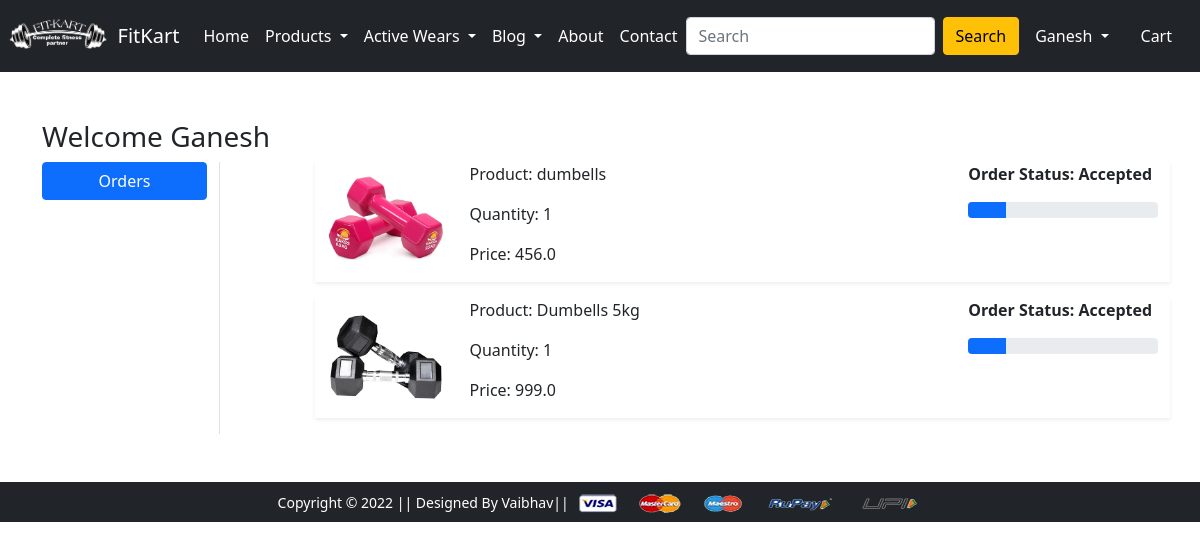
The page /orders/ (signed in) on the database its author committed.
### app/models.py (models this page shows, shortened)
class OrderPlaced(models.Model):
 user = models.ForeignKey(User, on_delete=models.CASCADE)
 customer = models.ForeignKey(Customer, on_delete=models.CASCADE)
 product = models.ForeignKey(Product, on_delete=models.CASCADE)
 quantity = models.PositiveIntegerField(default=1)
 ordered_date = models.DateTimeField(auto_now_add=True)
 status = models.CharField(max_length=50,choices=STATUS_CHOICES,default='Pending')
 @property
 def total_cost(self):
   return self.quantity * self.product.discounted_price

class Product(models.Model):
 title = models.CharField(max_length=100)
 selling_price = models.FloatField()
 discounted_price = models.FloatField()
 description = models.TextField()
 brand = models.CharField(max_length=100)
 category = models.CharField( choices=CATEGORY_CHOICES, max_length=2)
 product_image = models.ImageField(upload_to='productimg')

### app/views.py (the view)
# urls.py: path('orders/', views.orders, name='orders'),
@login_required
def orders(request):
	op = OrderPlaced.objects.filter(user=request.user)
	return render(request, 'app/orders.html', {'order_placed':op})

### app/templates/app/orders.html (shortened to what this page needs)
{% extends 'app/base.html' %}
{% load static %}
{% block main-content %}
<div class="container my-5">
 <div class="row">
 <h3>Welcome <span class="text-capitalize">{{request.user}}</span></h3>
  <div class="col-sm-2 border-end">
   <ul class="list-unstyled">
    <li class="d-grid"><a href="{% url 'orders' %}" class="btn btn-primary">Orders</a></li>
   </ul>
  </div>
  <div class="col-sm-9 offset-sm-1">
   <div class="row">
    {% for op in order_placed %}
     <div class="col-sm-12">
      <div class="row shadow-sm mb-3">
       <div class="col-sm-2"><img src="{{op.product.product_image.url}}" alt="" srcset="" class="img-fluid" height="150" width="150"></div>
       <div class="col-sm-7">
        <p>Product: {{op.product.title}}</p>
        <p>Quantity: {{op.quantity}}</p>
        <p>Price: {{op.total_cost}}</p>
       </div>
       <div class="col-sm-3 fw-bold">
        <p>Order Status: {{op.status}}</p>
         {% if op.status == 'Accepted' %}
         <div class="progress">
          <div class="progress-bar" role="progressbar" style="width: 20%" aria-valuenow="20" aria-valuemin="0" aria-valuemax="100"></div>
         </div>
         {% endif %}
        </div>
       </div>
      </div>
     </div>
    {% endfor %}
   </div>
  </div>
{% endblock main-content %}

### app/templates/app/base.html (shortened to what this page needs)
<!doctype html>
{% load static %}
<html lang="en">
  <head>
    <link href="https://cdn.jsdelivr.net/npm/bootstrap@5.0.0-beta1/dist/css/bootstrap.min.css" rel="stylesheet">
    <link rel="stylesheet" href="{% static 'app/css/owl.carousel.min.css' %}">
    <link rel="stylesheet" href="{% static 'app/css/all.min.css' %}">
    <link rel="stylesheet" href="{% static 'app/css/style.css' %}">
  </head>
  <body>
    <nav class="navbar navbar-expand-lg navbar-dark bg-dark">
      <div class="left">
        <img src="{% static 'app/images/logo.png' %}" alt="" srcset="" class="img-fluid my-0 mx-2 px-10 py-0 " height="1px" width="100px">
      </div>
     <div class="container">
       <a class="navbar-brand" href="/">FitKart</a>
       <div class="collapse navbar-collapse" id="navbarSupportedContent">
         <ul class="navbar-nav me-auto mb-2 mb-lg-0">
           <li class="nav-item">
             <a class="nav-link active" aria-current="page" href="/">Home</a>
           </li>
           <li class="nav-item dropdown">
             <a class="nav-link dropdown-toggle text-white" href="#" id="electronicsDropdown" role="button" data-bs-toggle="dropdown" aria-expanded="false">
               Products
             </a>
           </li>
           <li class="nav-item dropdown">
             <a class="nav-link dropdown-toggle text-white" href="#" id="fashionDropdown" role="button" data-bs-toggle="dropdown" aria-expanded="false">
               Active Wears
             </a>
           </li>
           <li class="nav-item dropdown">
            <a class="nav-link dropdown-toggle text-white" href="#" id="electronicsDropdown" role="button" data-bs-toggle="dropdown" aria-expanded="false">
              Blog
            </a>
          </li>
           <li class="nav-item">
            <a class="nav-link active" aria-current="page" href="{% url 'about' %}">About</a>
          </li>
          <li class="nav-item">
            <a class="nav-link active" aria-current="page" href="{% url 'contact' %}">Contact</a>
          </li>
         </ul>
         <form class="d-flex" method = "post">
           <input class="form-control me-2" type="search" placeholder="Search" aria-label="Search" name='s1'>
           <button class="btn btn-warning" type="submit">Search</button>
         </form>
         <div>
          <ul class="navbar-nav me-auto mb-2 mb-lg-0">
          {% if request.user.is_authenticated %}
           <li class="nav-item dropdown mx-2">
              <a class="nav-link dropdown-toggle text-white" href="#" id="profileDropdown" role="button" data-bs-toggle="dropdown" aria-expanded="false">
                {{request.user.username|capfirst}}
              </a>
            </li>
            <li class="nav-item mx-2">
              <a href="{% url 'showcart' %}" class="nav-link text-white"> Cart </a>
            </li>
            {% endif %}
          </ul>
         </div>
       </div>
     </div>
    </nav>
    {% block main-content %} {% endblock main-content %}
    <footer class="container-fluid bg-dark text-center p-2 mt-5">
        <small class="text-white">Copyright &copy; 2022 || Designed By Vaibhav|| </small>
        <img src="{% static 'app/images/payment.png' %}" alt="" srcset="" class="img-fluid" height="2px">
    </footer>
  </body>
</html>

### app/templates/app/base.html (style rules this page uses)
.left img { filter: invert(100%); }

### rows shown on the page
OrderPlaced: product.product_image (picture), product "dumbells", quantity "1", total_cost "456.0", status "Accepted"
OrderPlaced: product.product_image (picture), product "Dumbells 5kg", quantity "1", total_cost "999.0", status "Accepted"

### other values the page prints
{{ request.user.username|capfirst }} "Ganesh"
{{ request.user }} "Ganesh"
